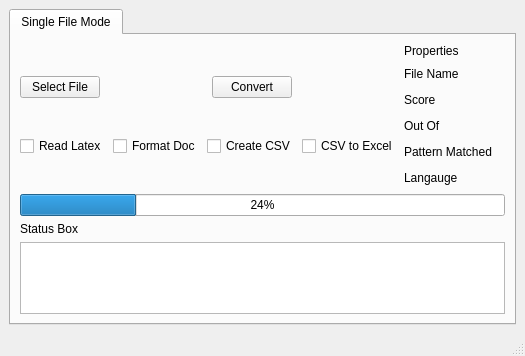
<?xml version="1.0" encoding="UTF-8"?>
<ui version="4.0">
 <class>MainWindow</class>
 <widget class="QMainWindow" name="MainWindow">
  <property name="geometry">
   <rect>
    <x>0</x>
    <y>0</y>
    <width>524</width>
    <height>328</height>
   </rect>
  </property>
  <property name="windowTitle">
   <string>MainWindow</string>
  </property>
  <widget class="QWidget" name="centralwidget">
   <layout class="QGridLayout" name="gridLayout">
    <item row="0" column="0">
     <widget class="QTabWidget" name="tabWidget">
      <property name="currentIndex">
       <number>0</number>
      </property>
      <widget class="QWidget" name="tab">
       <attribute name="title">
        <string>Single File Mode</string>
       </attribute>
       <layout class="QGridLayout" name="gridLayout_2">
        <item row="0" column="0">
         <layout class="QHBoxLayout" name="horizontalLayout_7">
          <item>
           <layout class="QVBoxLayout" name="verticalLayout_4">
            <item>
             <layout class="QHBoxLayout" name="horizontalLayout_6">
              <item>
               <widget class="QPushButton" name="select_file">
                <property name="text">
                 <string>Select File</string>
                </property>
               </widget>
              </item>
              <item>
               <spacer name="horizontalSpacer">
                <property name="orientation">
                 <enum>Qt::Horizontal</enum>
                </property>
                <property name="sizeHint" stdset="0">
                 <size>
                  <width>40</width>
                  <height>20</height>
                 </size>
                </property>
               </spacer>
              </item>
              <item>
               <widget class="QPushButton" name="convert">
                <property name="text">
                 <string>Convert</string>
                </property>
               </widget>
              </item>
              <item>
               <spacer name="horizontalSpacer_6">
                <property name="orientation">
                 <enum>Qt::Horizontal</enum>
                </property>
                <property name="sizeHint" stdset="0">
                 <size>
                  <width>40</width>
                  <height>20</height>
                 </size>
                </property>
               </spacer>
              </item>
             </layout>
            </item>
            <item>
             <layout class="QHBoxLayout" name="horizontalLayout">
              <item>
               <widget class="QCheckBox" name="latex_flag">
                <property name="text">
                 <string>Read Latex</string>
                </property>
               </widget>
              </item>
              <item>
               <widget class="QCheckBox" name="format_doc">
                <property name="text">
                 <string>Format Doc</string>
                </property>
               </widget>
              </item>
              <item>
               <widget class="QCheckBox" name="create_csv">
                <property name="text">
                 <string>Create CSV</string>
                </property>
               </widget>
              </item>
              <item>
               <widget class="QCheckBox" name="csv2excel">
                <property name="text">
                 <string>CSV to Excel</string>
                </property>
               </widget>
              </item>
             </layout>
            </item>
           </layout>
          </item>
          <item>
           <layout class="QVBoxLayout" name="verticalLayout_2">
            <item>
             <widget class="QLabel" name="label_9">
              <property name="text">
               <string>Properties</string>
              </property>
             </widget>
            </item>
            <item>
             <layout class="QHBoxLayout" name="horizontalLayout_13">
              <item>
               <widget class="QLabel" name="label_21">
                <property name="text">
                 <string>File Name</string>
                </property>
               </widget>
              </item>
              <item>
               <spacer name="horizontalSpacer_13">
                <property name="orientation">
                 <enum>Qt::Horizontal</enum>
                </property>
                <property name="sizeHint" stdset="0">
                 <size>
                  <width>40</width>
                  <height>20</height>
                 </size>
                </property>
               </spacer>
              </item>
              <item>
               <widget class="QLabel" name="file_name_label">
                <property name="text">
                 <string/>
                </property>
               </widget>
              </item>
             </layout>
            </item>
            <item>
             <layout class="QVBoxLayout" name="verticalLayout">
              <item>
               <layout class="QHBoxLayout" name="horizontalLayout_2">
                <item>
                 <widget class="QLabel" name="label">
                  <property name="text">
                   <string>Score</string>
                  </property>
                 </widget>
                </item>
                <item>
                 <spacer name="horizontalSpacer_2">
                  <property name="orientation">
                   <enum>Qt::Horizontal</enum>
                  </property>
                  <property name="sizeHint" stdset="0">
                   <size>
                    <width>40</width>
                    <height>20</height>
                   </size>
                  </property>
                 </spacer>
                </item>
                <item>
                 <widget class="QLabel" name="score_label">
                  <property name="text">
                   <string/>
                  </property>
                 </widget>
                </item>
               </layout>
              </item>
              <item>
               <layout class="QHBoxLayout" name="horizontalLayout_5">
                <item>
                 <widget class="QLabel" name="label_7">
                  <property name="text">
                   <string>Out Of</string>
                  </property>
                 </widget>
                </item>
                <item>
                 <spacer name="horizontalSpacer_5">
                  <property name="orientation">
                   <enum>Qt::Horizontal</enum>
                  </property>
                  <property name="sizeHint" stdset="0">
                   <size>
                    <width>40</width>
                    <height>20</height>
                   </size>
                  </property>
                 </spacer>
                </item>
                <item>
                 <widget class="QLabel" name="out_of_label">
                  <property name="text">
                   <string/>
                  </property>
                 </widget>
                </item>
               </layout>
              </item>
              <item>
               <layout class="QHBoxLayout" name="horizontalLayout_3">
                <item>
                 <widget class="QLabel" name="label_3">
                  <property name="text">
                   <string>Pattern Matched</string>
                  </property>
                 </widget>
                </item>
                <item>
                 <spacer name="horizontalSpacer_3">
                  <property name="orientation">
                   <enum>Qt::Horizontal</enum>
                  </property>
                  <property name="sizeHint" stdset="0">
                   <size>
                    <width>40</width>
                    <height>20</height>
                   </size>
                  </property>
                 </spacer>
                </item>
                <item>
                 <widget class="QLabel" name="pattern_matched_label">
                  <property name="text">
                   <string/>
                  </property>
                 </widget>
                </item>
               </layout>
              </item>
              <item>
               <layout class="QHBoxLayout" name="horizontalLayout_4">
                <item>
                 <widget class="QLabel" name="label_5">
                  <property name="text">
                   <string>Langauge</string>
                  </property>
                 </widget>
                </item>
                <item>
                 <spacer name="horizontalSpacer_4">
                  <property name="orientation">
                   <enum>Qt::Horizontal</enum>
                  </property>
                  <property name="sizeHint" stdset="0">
                   <size>
                    <width>40</width>
                    <height>20</height>
                   </size>
                  </property>
                 </spacer>
                </item>
                <item>
                 <widget class="QLabel" name="language_label">
                  <property name="text">
                   <string/>
                  </property>
                 </widget>
                </item>
               </layout>
              </item>
             </layout>
            </item>
           </layout>
          </item>
         </layout>
        </item>
        <item row="1" column="0">
         <layout class="QVBoxLayout" name="verticalLayout_3">
          <item>
           <widget class="QProgressBar" name="progress_bar">
            <property name="value">
             <number>24</number>
            </property>
           </widget>
          </item>
          <item>
           <widget class="QLabel" name="label_10">
            <property name="text">
             <string>Status Box</string>
            </property>
           </widget>
          </item>
          <item>
           <widget class="QTextBrowser" name="status_box"/>
          </item>
         </layout>
        </item>
       </layout>
      </widget>
     </widget>
    </item>
   </layout>
  </widget>
  <widget class="QMenuBar" name="menubar">
   <property name="geometry">
    <rect>
     <x>0</x>
     <y>0</y>
     <width>524</width>
     <height>18</height>
    </rect>
   </property>
  </widget>
  <widget class="QStatusBar" name="statusbar"/>
 </widget>
 <resources/>
 <connections/>
</ui>
